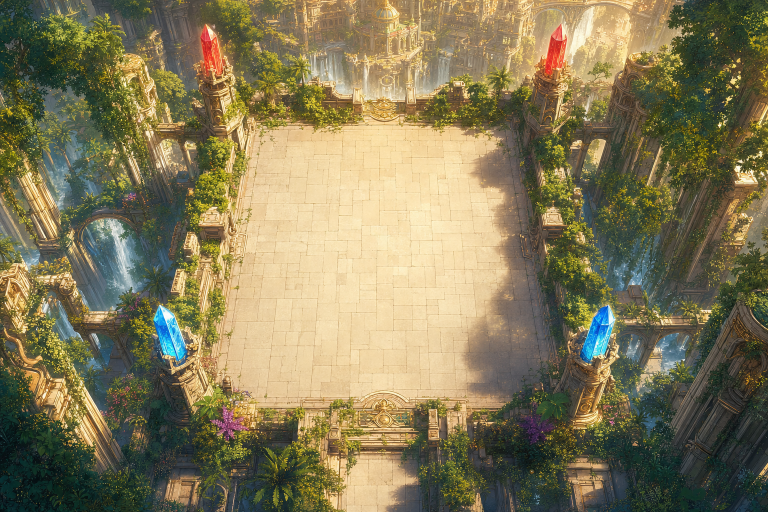
#> input picture tools/raw_battle_anime/arena_bg.png, 1536 x 1024 px (shown at 1/2 size)
$ python process_unit_sheet.py raw_battle_anime/arena_bg.png
#> lines starting #> are read from the running program, lines starting #| are printed output that depends on the picture; after the words box and inside, x2 and y2 are one past the last pixel; in counts of white or black regions, pixels touching at a corner belong together
### tools/generate_ui_pack.py
#!/usr/bin/env python3
"""Generate the pixel-art UI pack via the OpenAI image API (gpt-image-2).

Only interface chrome (buttons, panels, tabs, bars, icons, indicators,
banners) — card/hero/monster art is out of scope. Prompts follow
tools/pixel_asset_brief.md. gpt-image-2 is used because it natively outputs
transparent backgrounds, which every asset here needs.

Post-processing (PIL): the model draws FAKE pixel art (~10-16px blocks in a
1024px canvas). We detect that grid and collapse it so 1 block = 1 real pixel
(base ~64x64 for icons), then hard alpha, autocrop, palette quantization.
Raw 1024px originals are kept in tools/raw_ui/ so post-processing can be
iterated without new API calls (--post).

Reads OPENAI_API_KEY from .env at the project root. Idempotent: existing
files are skipped unless --force.

Usage: python tools/generate_ui_pack.py [--force] [--only substring] [--post]
"""

import base64
import json
import sys
import time
import urllib.error
import urllib.request
from concurrent.futures import ThreadPoolExecutor
from io import BytesIO
from pathlib import Path

from PIL import Image, ImageChops

ROOT = Path(__file__).resolve().parent.parent
OUT = ROOT / "assets" / "sprites" / "ui" / "pixel"
RAW = ROOT / "tools" / "raw_ui"
URL = "https://api.openai.com/v1/images/generations"
MAX_RETRIES = 4

STYLE = ("palette limitée, aucun anti-aliasing, contours nets, style pixel art "
         "anime lumineux et net (jeu de rôle japonais 16-bit), aucun texte. "
         "Palette sombre élégante rehaussée d'or. Pixel art authentique haute "
         "densité de sprite {w}x{h} comme un jeu SNES : exactement {w}x{h} "
         "pixels logiques, pixels FINS et nombreux (pas de gros blocs), "
         "beaucoup de détail, l'objet remplit presque toute la grille, posé "
         "sur un fond uni magenta pur (#FF00FF) sans dégradé ni ombre portée.")

# Clean flat-symbol style for tiny HUD keyword icons: bold, high-contrast,
# legible at ~20px, NO stone/medallion frame (unlike the chrome STYLE above).
ICON_STYLE = ("symbole unique gros et épuré remplissant tout le cadre, aplat "
              "de couleurs vives et très contrastées, gros contour noir épais, "
              "style icône de jeu simple et ultra-lisible, AUCUN cadre, AUCUNE "
              "médaille, AUCUN décor ni fond ornemental. Pixel art net {w}x{h}, "
              "aucun anti-aliasing, aucun texte, posé sur un fond uni magenta "
              "pur (#FF00FF).")

# Smooth style for large 9-slice frames that get stretched: NOT pixel art, so
# they stay crisp when scaled up (a low-res pixel panel looks blocky enlarged).
SMOOTH_STYLE = ("illustration d'interface nette et lisse, NON pixellisée, rendu "
                "propre haute résolution avec anti-aliasing doux, style RPG "
                "anime soigné, aucun texte, posée bien centrée sur un fond uni "
                "magenta pur (#FF00FF) sans dégradé.")

# name: (subject prompt, target W, target H, canvas, fit)
#   canvas: gpt-image-1 generation size ; fit: "exact" (9-slice shapes) or
#   "box" (icons keep their aspect, fitted inside W x H)
WIDE, TALL, SQ = "1536x1024", "1024x1536", "1024x1024"
ASSETS = {
    # panneaux (9-slice)
    "panel_stone": ("un panneau d'interface rectangulaire en pierre anthracite presque noire, bordure dorée ornée avec coins travaillés, centre uni très sombre tuilable", 128, 128, SQ, "exact"),
    "panel_tooltip": ("un petit panneau d'info-bulle rectangulaire en pierre noire, très fine bordure dorée, centre uni presque noir", 128, 128, SQ, "exact"),
    "panel_popup": ("un panneau d'interface rectangulaire élégant et raffiné de RPG anime : fine bordure dorée ornée de filigranes délicats avec de belles volutes travaillées aux quatre coins, centre parfaitement lisse d'un noir profond très légèrement texturé, aspect soigné et haut de gamme, contraste net entre l'or et le noir", 512, 448, WIDE, "smooth"),
    # boutons (9-slice)
    "btn_primary": ("un bouton d'interface rectangulaire large en pierre anthracite presque noire, liseré doré fin avec petits ornements aux coins, centre uni sombre", 144, 56, WIDE, "exact"),
    "btn_secondary": ("un bouton d'interface rectangulaire large rouge bordeaux profond, liseré doré fin, centre uni rouge sombre", 144, 56, WIDE, "exact"),
    "btn_disabled": ("un bouton d'interface rectangulaire large gris anthracite terne et éteint (état désactivé), centre uni", 144, 56, WIDE, "exact"),
    # onglets d'en-tête
    "tab_player": ("une plaque d'en-tête horizontale en pierre presque noire avec liseré doré et une discrète lueur bleue (bandeau de titre du joueur)", 192, 64, WIDE, "exact"),
    "tab_opponent": ("une plaque d'en-tête horizontale en pierre presque noire avec liseré doré et une discrète lueur rouge (bandeau de titre de l'adversaire)", 192, 64, WIDE, "exact"),
    "tab_infos": ("une plaque d'en-tête horizontale en pierre presque noire avec liseré doré (bandeau de titre d'informations)", 192, 64, WIDE, "exact"),
    # bannières
    "banner_ribbon": ("un large ruban de bannière horizontal doré aux extrémités en pointe fendues, déployé, centre uni pour du texte", 256, 80, WIDE, "exact"),
    "banner_blue": ("une grande bannière de tissu bleue suspendue à une tringle de fer, pendante, bout en pointe", 96, 192, TALL, "exact"),
    "banner_red": ("une grande bannière de tissu rouge suspendue à une tringle de fer, pendante, bout en pointe", 96, 192, TALL, "exact"),
    "banner_blue_s": ("une petite bannière de tissu bleue suspendue, pendante, bout en pointe", 64, 128, TALL, "exact"),
    "banner_red_s": ("une petite bannière de tissu rouge suspendue, pendante, bout en pointe", 64, 128, TALL, "exact"),
    # jauges
    "bar_hp": ("une jauge horizontale rouge (barre de points de vie) pleine avec un cadre de métal sombre", 144, 28, WIDE, "exact"),
    "bar_crystal": ("une jauge horizontale bleu cristal (barre de mana) pleine avec un cadre de métal sombre", 144, 28, WIDE, "exact"),
    "bar_gold": ("une jauge horizontale dorée (barre d'or) pleine avec un cadre de métal sombre", 144, 28, WIDE, "exact"),
    "bar_action": ("une jauge horizontale verte (barre d'actions) pleine avec un cadre de métal sombre", 144, 28, WIDE, "exact"),
    # icônes de ressource / faction
    "res_heart": ("une icône de cœur rouge (points de vie), objet unique centré", 64, 64, SQ, "box"),
    "res_crystal": ("une icône de gemme de cristal bleu taillé (ressource pierre), objet unique centré", 64, 64, SQ, "box"),
    "res_gold": ("une icône de pièce d'or lisse et unie, sans aucun chiffre ni lettre ni symbole gravé, juste un simple bord en relief, objet unique centré", 64, 64, SQ, "box"),
    "res_light": ("une icône de petit soleil doré rayonnant (faction Lumière), objet unique centré", 64, 64, SQ, "box"),
    "res_nature": ("une icône de feuille verte (faction Sylve), objet unique centré", 64, 64, SQ, "box"),
    "res_shadow": ("une icône de crâne violet auréolé d'ombre (faction Ombre), objet unique centré", 64, 64, SQ, "box"),
    "res_flame": ("une icône de flamme orange vive (faction Flamme), objet unique centré", 64, 64, SQ, "box"),
    # icônes de stat
    "icon_stat_attack": ("une icône d'épée dressée (statistique d'attaque), objet unique centré", 64, 64, SQ, "box"),
    "icon_stat_shield": ("une icône de bouclier (statistique de défense), objet unique centré", 64, 64, SQ, "box"),
    "icon_stat_action": ("une icône de sablier (statistique d'action), objet unique centré", 64, 64, SQ, "box"),
    # icônes de mots-clés (badges sur les unités du plateau)
    "kw_flying": ("une paire d'ailes blanches stylisées (Vol), blanc et gris clair", 64, 64, SQ, "box"),
    "kw_ranged": ("un arc doré tendu avec une flèche (attaque à Distance)", 64, 64, SQ, "box"),
    "kw_magic": ("une étoile magique à quatre branches bleu-violet lumineuse (attaque Magique)", 64, 64, SQ, "box"),
    "kw_riposte": ("deux épées croisées rouges (Riposte, renvoi de dégâts)", 64, 64, SQ, "box"),
    "kw_armor": ("un plastron d'armure gris acier vu de face (Armure)", 64, 64, SQ, "box"),
    "kw_regen": ("une grosse croix médicale verte vif (Régénération)", 64, 64, SQ, "box"),
    "kw_haste": ("un éclair jaune vif (Célérité, rapidité)", 64, 64, SQ, "box"),
    # icônes de menu
    "icon_menu_bag": ("une icône de bourse de cuir (boutique), objet unique centré", 64, 64, SQ, "box"),
    "icon_menu_book": ("une icône de livre fermé à reliure de cuir (guide), objet unique centré", 64, 64, SQ, "box"),
    "icon_menu_gear": ("une icône d'engrenage métallique (réglages), objet unique centré", 64, 64, SQ, "box"),
    "icon_menu_exit": ("une icône de porte en bois cloutée (quitter), objet unique centré", 64, 64, SQ, "box"),
    "icon_menu_scroll": ("une icône de parchemin déroulé avec quelques lignes d'écriture (journal des actions), objet unique centré", 64, 64, SQ, "box"),
    # icônes diverses
    "icon_check": ("une icône de coche de validation verte, symbole unique centré", 64, 64, SQ, "box"),
    "icon_cross": ("une icône de croix d'annulation rouge, symbole unique centré", 64, 64, SQ, "box"),
    # indicateurs de case
    "ind_select_gold": ("un cadre carré doré lumineux vide (surbrillance de case jouable), contour seul, centre vide", 96, 96, SQ, "exact"),
    "ind_select_blue": ("un cadre carré bleu lumineux vide (surbrillance de déplacement), contour seul, centre vide", 96, 96, SQ, "exact"),
    "ind_attack": ("une icône d'épées croisées rouges dans un halo (cible d'attaque), centrée", 96, 96, SQ, "box"),
    "ind_heal": ("une croix de soin verte lumineuse avec des étincelles, centrée", 96, 96, SQ, "box"),
    "ind_light": ("un halo doré rayonnant (effet de Lumière), centré", 96, 96, SQ, "box"),
    "ind_shadow": ("une aura violette d'ombre tourbillonnante (effet d'Ombre), centrée", 96, 96, SQ, "box"),
    # marqueurs de rangée
    "row_marker_0": ("une petite plaque de pierre ronde gravée du chiffre 0 lisible", 56, 56, SQ, "box"),
    "row_marker_1": ("une petite plaque de pierre ronde gravée du chiffre 1 lisible", 56, 56, SQ, "box"),
    "row_marker_2": ("une petite plaque de pierre ronde gravée du chiffre 2 lisible", 56, 56, SQ, "box"),
    "row_marker_3": ("une petite plaque de pierre ronde gravée du chiffre 3 lisible", 56, 56, SQ, "box"),
}


# [138 lines left out: functions read_api_key, generate, _axis_scores, _best_offset, _candidates, collapse_pixels and 1 more, not called in this run]


def chroma_key(img: Image.Image) -> Image.Image:
    """Pure-magenta background -> transparent (gpt-image-2 has no alpha)."""
    r, g, b, a = img.split()
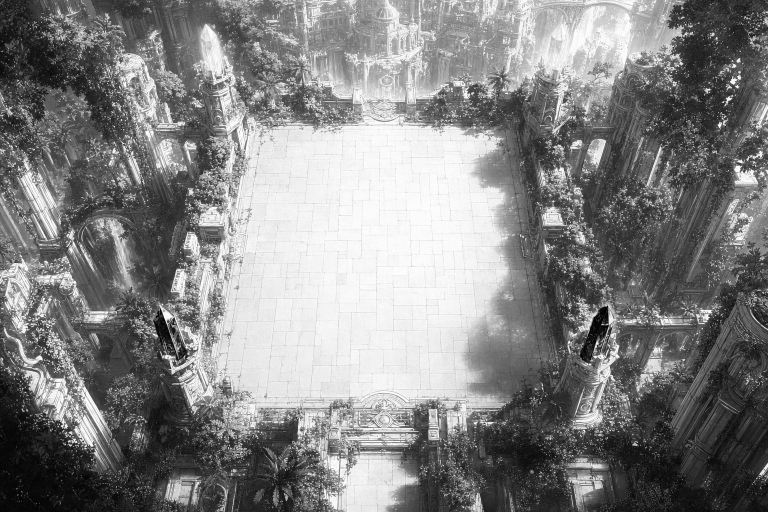
#> r: PIL image 1536x1024 L (shown at 1/2 size); min 0, max 255, mean 130.7
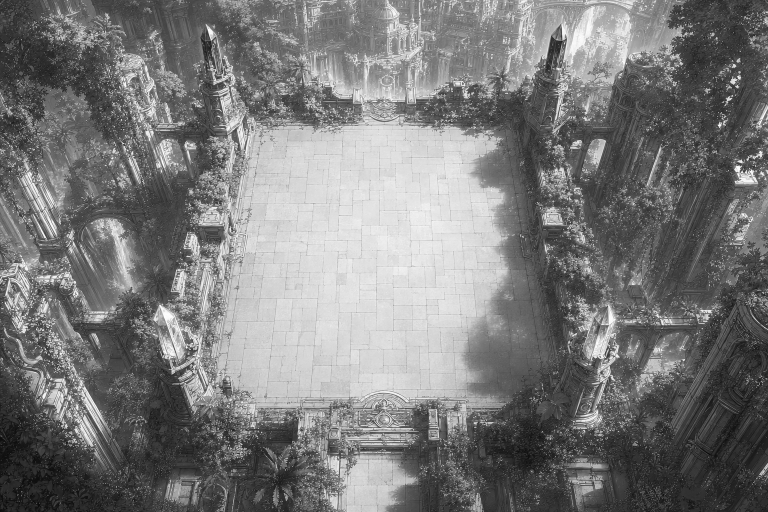
#> g: PIL image 1536x1024 L (shown at 1/2 size); min 3, max 255, mean 121.4
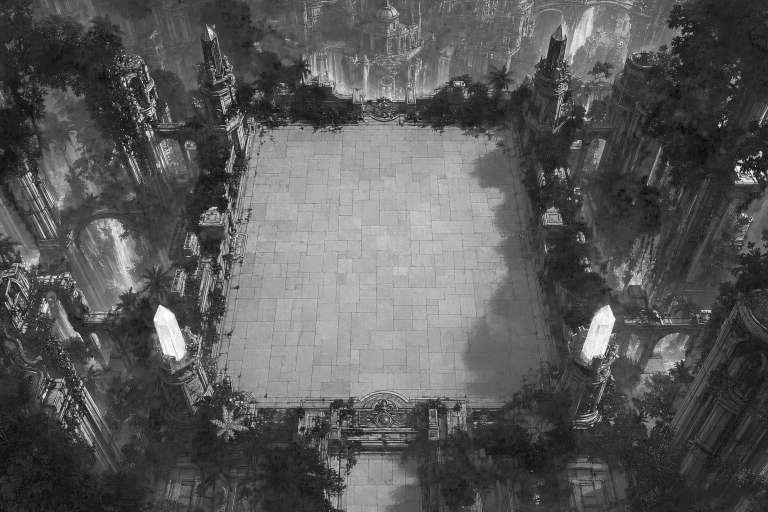
#> b: PIL image 1536x1024 L (shown at 1/2 size); min 0, max 255, mean 88
#> a: PIL image 1536x1024 L; every value is 255
    rm = r.point(lambda v: 255 if v > 180 else 0)
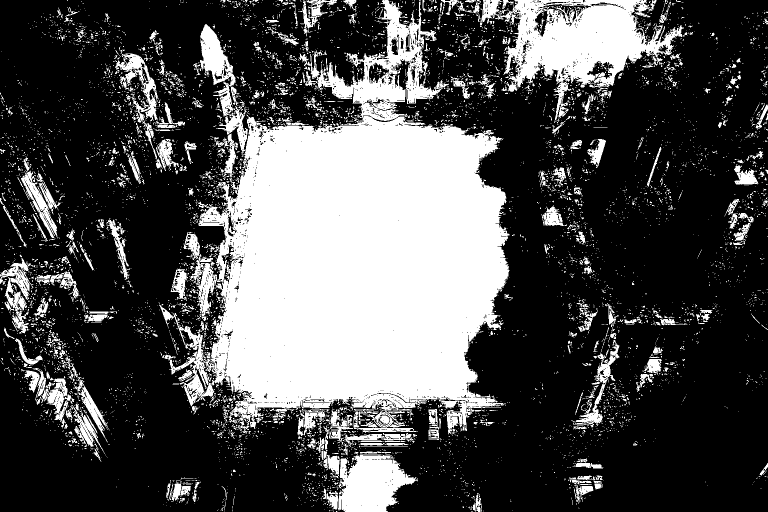
#> rm: PIL image 1536x1024 L (shown at 1/2 size); 31% white; 7115 white regions (6558 under 20 px), largest, box (x1, y1, x2, y2) and area: (318, 0, 1019, 869) 327745, (956, 0, 1368, 246) 39560, (675, 909, 836, 1024) 12494
    gm = g.point(lambda v: 255 if v < 110 else 0)
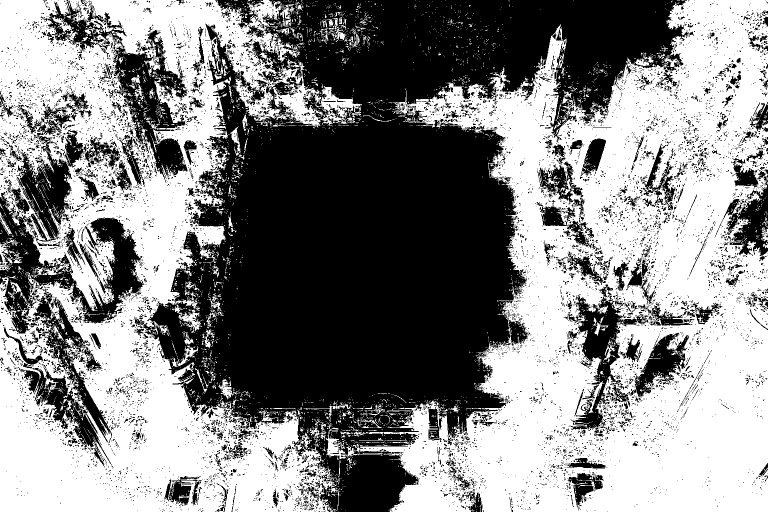
#> gm: PIL image 1536x1024 L (shown at 1/2 size); 52.8% white; 9680 black regions (9102 under 20 px), largest, box (x1, y1, x2, y2) and area: (286, 0, 1377, 1024) 536787, (0, 384, 289, 668) 25323, (95, 0, 375, 365) 22899
    bm = b.point(lambda v: 255 if v > 180 else 0)
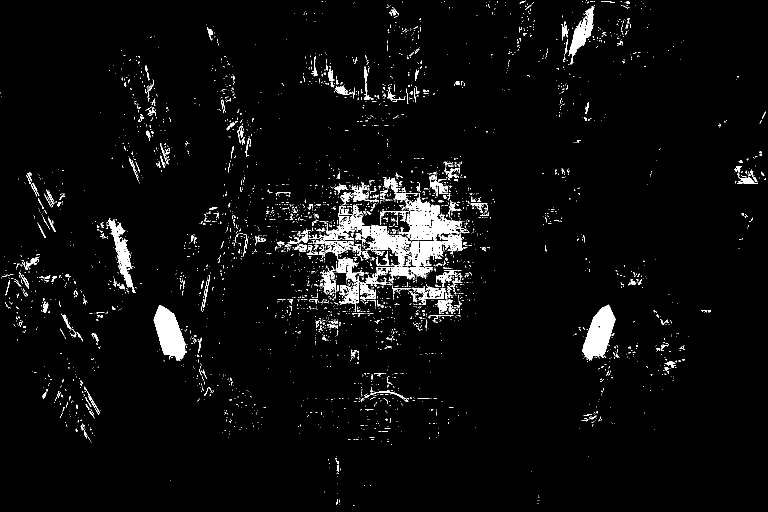
#> bm: PIL image 1536x1024 L (shown at 1/2 size); 3.8% white; 3804 white regions (3495 under 20 px), largest, box (x1, y1, x2, y2) and area: (307, 610, 373, 722) 4275, (1164, 609, 1231, 721) 4213, (724, 468, 849, 567) 3269
    key = ImageChops.multiply(ImageChops.multiply(rm, bm), gm)
#> key: PIL image 1536x1024 L; every value is 0
    img.putalpha(ImageChops.subtract(a, key))
    return img


def _strip_fringe(img: Image.Image) -> Image.Image:
    """Drop pinkish leftover pixels touching transparency (magenta blends the
    key threshold missed). Tight test: gold/red/violet content is untouched."""
    px = img.load()
    w, h = img.size
    for y in range(h):
        for x in range(w):
            r, g, b, a = px[x, y]
            if a and r > 170 and b > 140 and r - g > 60 and b - g > 30:
                # Out-of-bounds counts as transparent: after autocrop the
                # silhouette sits on the image border.
                near_t = any(not (0 <= x + dx < w and 0 <= y + dy < h)
                             or px[x + dx, y + dy][3] == 0
                             for dx in (-1, 0, 1) for dy in (-1, 0, 1))
                if near_t:
                    px[x, y] = (r, g, b, 0)
    return img


# [94 lines left out: functions smooth_postprocess, postprocess, run, main, not called in this run]


# [2 lines that do not run on import are left out]

### tools/process_unit_sheet.py
"""Découpe une PLANCHE ChatGPT (N personnages alignés sur fond magenta) en N
sprites d'unité. Chroma-key -> segmentation par colonnes vides -> crop -> h320.
  python tools/process_unit_sheet.py <raw.png> <id1> <id2> ... [--preview <png>]
Le nombre d'ids doit égaler le nombre de silhouettes détectées, sinon ERREUR
(on ne devine pas). Écrit assets/sprites/units/<id>.png pour chacun.
"""
import sys
from pathlib import Path
from PIL import Image

sys.path.insert(0, str(Path(__file__).resolve().parent))
from generate_ui_pack import chroma_key, _strip_fringe  # noqa: E402

ROOT = Path(__file__).resolve().parent.parent
UNITS = ROOT / "assets" / "sprites" / "units"


def segments(img: Image.Image, gap: int = 14, min_w: int = 40, body_frac: float = 0.12):
    """Bornes [x0,x1) des colonnes de CORPS contiguës. Une colonne compte comme
    corps si son opacité dépasse `body_frac` de la hauteur — ainsi un élément fin
    (arc, queue, liane, bâton) qui franchit l'espace entre deux persos ne les
    fusionne pas."""
#> called with gap = 14, min_w = 40, body_frac = 0.12
    alpha = img.getchannel("A")
    w, h = img.size
    px = alpha.load()
    thresh = h * body_frac
    col_has = []
    for x in range(w):
        s = 0
        for y in range(h):
            if px[x, y] > 40:
                s += 1
        col_has.append(s > thresh)
    segs = []
    x = 0
    while x < w:
        if col_has[x]:
            x0 = x
            run_empty = 0
            while x < w and (col_has[x] or run_empty < gap):
                run_empty = 0 if col_has[x] else run_empty + 1
                x += 1
            x1 = x - run_empty
            if x1 - x0 >= min_w:
                segs.append((x0, x1))
        else:
            x += 1
    return segs


def process(raw_path: str, ids: list, preview: str = "") -> int:
    img = _strip_fringe(chroma_key(Image.open(raw_path).convert("RGBA")))
    segs = segments(img)
#> segs = [(0, 1536)]
    if preview:
        from PIL import ImageDraw
        chk = Image.new("RGB", img.size, (45, 45, 45))
        chk.paste(img, (0, 0), img)
        d = ImageDraw.Draw(chk)
        for (x0, x1) in segs:
            d.rectangle((x0, 0, x1, img.height - 1), outline=(255, 0, 0), width=3)
        chk.save(preview)
    if len(segs) != len(ids):
        print(f"ERREUR: {len(segs)} silhouettes détectées mais {len(ids)} ids "
              f"fournis. Segments={segs}", file=sys.stderr)
        return 1
    UNITS.mkdir(parents=True, exist_ok=True)
    for (x0, x1), cid in zip(segs, ids):
        cell = img.crop((x0, 0, x1, img.height))
        bb = cell.getbbox()
        if bb:
            cell = cell.crop(bb)
        scale = 320.0 / cell.height
        cell = cell.resize((max(1, round(cell.width * scale)), 320), Image.LANCZOS)
        cell.save(UNITS / f"{cid}.png")
        print(f"  units/{cid}.png {cell.size}")
    return 0


if __name__ == "__main__":
    args = sys.argv[1:]
    preview = ""
    if "--preview" in args:
        i = args.index("--preview")
        preview = args[i + 1]
        args = args[:i] + args[i + 2:]
    raw = args[0]
    ids = args[1:]
#> (the run stopped early here; a loop or call above may not have finished)

$ run again, on tools/raw_battle_anime/arena_night.png
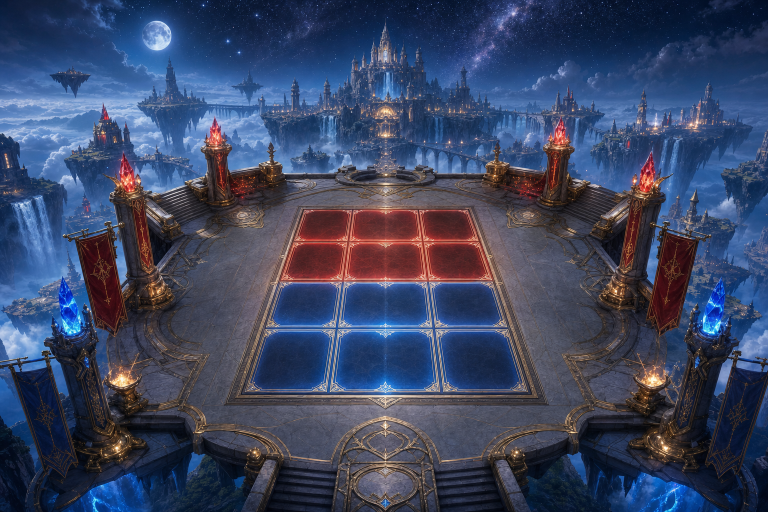
#> input picture tools/raw_battle_anime/arena_night.png, 1536 x 1024 px (shown at 1/2 size)
#> a: PIL image 1536x1024 L; every value is 255
#> in chroma_key, `rm = r.point(lambda v: 255 if v > 180 else 0)`:
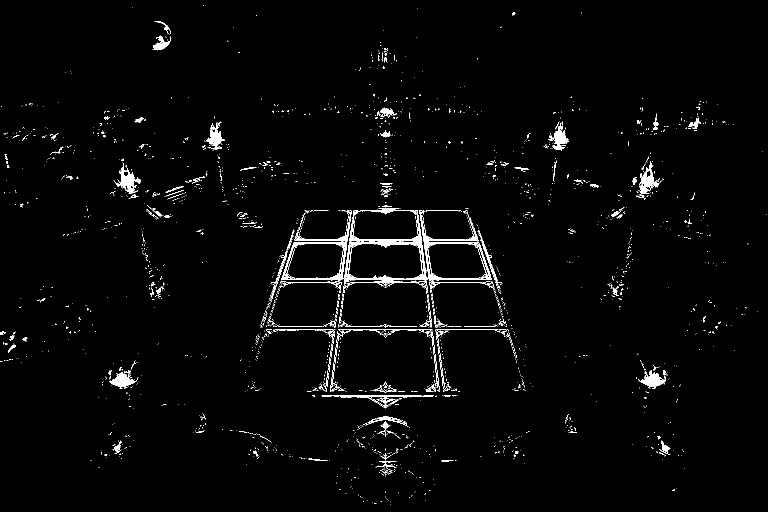
#> rm: PIL image 1536x1024 L (shown at 1/2 size); 2% white; 2319 white regions (2164 under 20 px), largest, box (x1, y1, x2, y2) and area: (688, 419, 856, 586) 4038, (562, 485, 694, 561) 1438, (848, 485, 984, 562) 1415
#> gm: PIL image 1536x1024 L; 86% white; 6083 black regions (5630 under 20 px), largest, box (x1, y1, x2, y2) and area: (0, 101, 754, 397) 63623, (0, 390, 143, 725) 17766, (592, 484, 933, 817) 11451
#> in chroma_key, `bm = b.point(lambda v: 255 if v > 180 else 0)`:
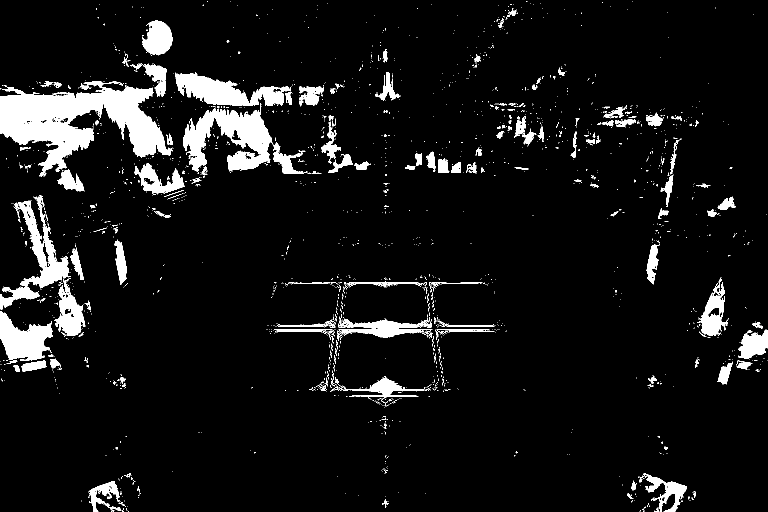
#> bm: PIL image 1536x1024 L (shown at 1/2 size); 7.5% white; 1964 white regions (1787 under 20 px), largest, box (x1, y1, x2, y2) and area: (0, 162, 345, 354) 29365, (366, 206, 615, 348) 13336, (0, 391, 138, 619) 7738
#> key: PIL image 1536x1024 L; every value is 0
#> in process, `segs = segments(img)`: segs = [(0, 1536)]
